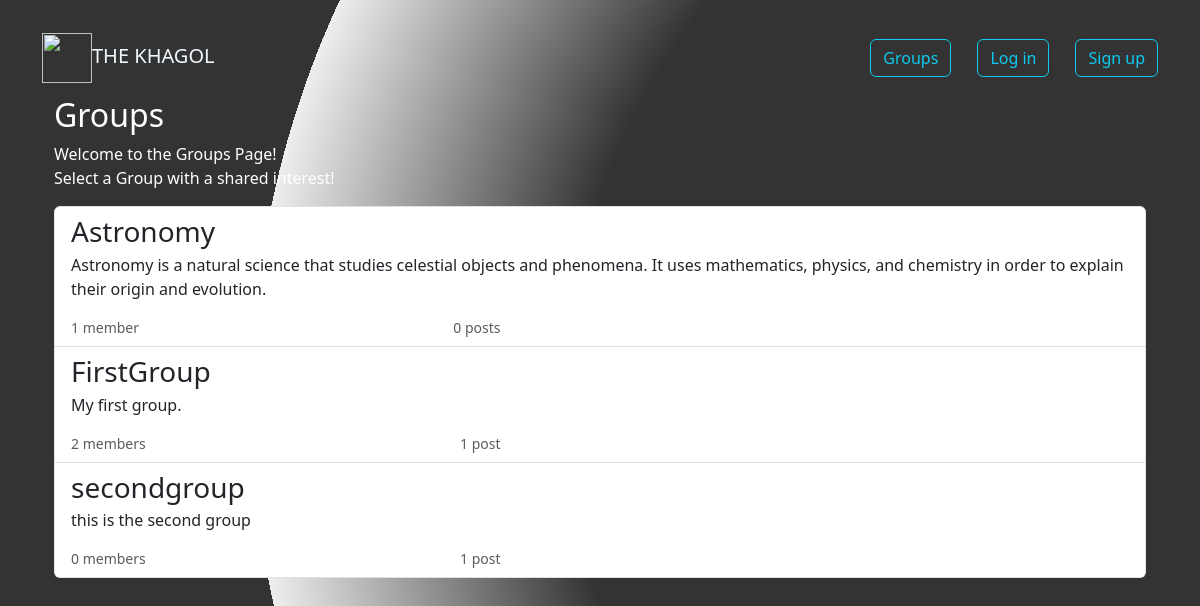
The app's page /groups/ with its own data.
### groups/models.py (models this page shows, shortened)
class Group(models.Model):
    name = models.CharField(max_length=255, unique=True)
    slug = models.SlugField(allow_unicode=True, unique=True)
    description = models.TextField(blank=True, default='')
    description_html = models.TextField(editable=False, default='', blank=True)
    members = models.ManyToManyField(User,through="GroupMember")
    class Meta:
        ordering = ["name"]

### groups/views.py (the view)
# urls.py: path('', views.ListGroups.as_view(), name="all"),
class ListGroups(generic.ListView):
    model = Group

### groups/templates/groups/group_list.html (shortened to what this page needs)
{% extends "groups/group_base.html" %}
{% block pregroup %}
<div class="col-md-4">
	<div class="content">
			<h2>Groups</h2>
			<p>Welcome to the Groups Page! <br>Select a Group with a shared interest!</p>
	</div>
</div>
{% endblock %}
{% block group_content %}
<div class="col-md-12" >
	<div class="list-group">
		{% for group in object_list %}
		<a href="{% url 'groups:single' slug=group.slug %}" class="list-group-item ">
			<h3 class="mb-1">{{ group.name }}</h3>
			<p class="mb-1">{{ group.description_html|safe }}</p>
			<div class="d-flex w-40 justify-content-between">
				<small class="text-muted"><span >
					{{ group.members.count }}</span > member{{ group.members.count|pluralize }}</small>
				<small class="text-muted"><span >
					{{ group.posts.count }}</span> post{{ group.posts.count|pluralize }}</small>
			</div>
		</a>
		{% endfor %}
	</div>
</div>
{% endblock %}

### groups/templates/groups/group_base.html (shortened to what this page needs)
{% extends "base.html" %}
{% block content %}
<div class="container">
  <div class="row">
    {% block pregroup %}{% endblock %}
    {% block group_content %}{% endblock %}
  </div>
</div>
{% endblock %}

### templates/base.html (shortened to what this page needs)
<!DOCTYPE html>
{% load static %}
<html lang="en">
<head>
    <link href="https://cdn.jsdelivr.net/npm/bootstrap@5.3.0/dist/css/bootstrap.min.css" rel="stylesheet">
    <link rel="stylesheet" href="{% static 'socialproject/css/master.css'%}">
</head>
<body >
    <nav class="navbar navbar-expand-lg navbar-light bg-none" role="navigation" id="navbar">
        <div class="container">
            <a class="navbar-brand" href="{% url 'home' %}"><img src="https://upload.wikimedia.org/wikipedia/commons/2/22/Earth_Western_Hemisphere_transparent_background.png" width="50" height="50" alt="">THE KHAGOL</a>
            <ul class="nav navbar-nav navbar-left">
                {% if user.is_authenticated %}
                    <li><a href="{% url 'posts:create' %}" class="btn btn-outline-info">Post</a></li>
                    <li><a href="{% url 'groups:all' %}" class="btn btn-outline-info" >Groups</a></li>
                    <li><a href="{% url 'groups:create' %}" class="btn btn-outline-info">Create Group</a></li>
                    <li><a href="{% url 'accounts:logout' %}" class="btn btn-outline-info">Log out</a></li>
                {% else %}
                    <a href="{% url 'groups:all' %}" class="btn btn-outline-info">Groups</a>
                    <button type="button" class="btn ">  </button>
                    <a href="{% url 'accounts:login' %}" class="btn btn-outline-info">Log in</a>
                    <button type="button" class="btn ">  </button>
                    <a href="{% url 'accounts:signup' %}" class="btn btn-outline-info">Sign up</a>
                {% endif %}
            </ul>
        </div>
    </nav>
    <div class="container mycontent">
        {% block content %}
        {% endblock %}
    </div>
</body>
</html>

### static/socialproject/css/master.css (style rules this page uses)
body { margin-top: 20px; height: 100%; width: 100%; overflow: hidden; color: #b5e3e3; }
body { -webkit-font-smoothing: antialiased; color: #fff; background: radial-gradient(circle at 100%, #333, #333 50%, #eee 75%, #333 75%); background-attachment: fixed; }
.navbar-brand { color: aliceblue; }

### records on screen
Group: name "Astronomy", description_html "Astronomy is a natural science that studies celestial objects and phenomena. It uses mathematics, physics, and chemistry in order to explain their origin and evolution.", members.count "1", posts.count "0"
Group: name "FirstGroup", description_html "My first group.", members.count "2", posts.count "1"
Group: name "secondgroup", description_html "this is the second group", members.count "0", posts.count "1"
